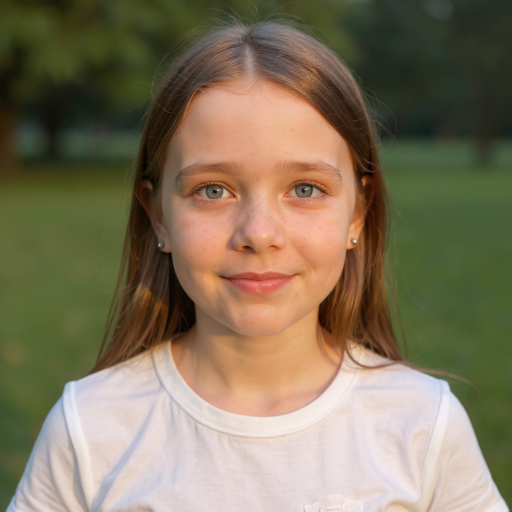
#> input picture aiogram_bot_template/assets/mock_image.png, 1024 x 1024 px (shown at 1/2 size)
$ python -i face_processor.py   (imports and definitions only)   (older library calls are emulated)
#> lines starting #> are read from the running program, lines starting #| are printed output that depends on the picture
# aiogram_bot_template/services/face_processor.py
# CPU-only, single-image preprocessing tuned so any processed photo will match any other.
# Public API preserved:
#   detect_and_crop_face(image_bytes: bytes, padding_px: int = 300)
#       -> tuple[FaceDetectionResult, bytes | None]

from __future__ import annotations
import io
import os
import math
import urllib.request
from pathlib import Path
from typing import Literal, Tuple, Optional

import cv2
import numpy as np
from PIL import Image, ImageOps

FaceDetectionResult = Literal["SUCCESS", "NO_FACE", "MULTIPLE_FACES"]

# ------------ Config ------------
_OUTPUT_LONG_SIDE = int(os.environ.get("PORTRAIT_LONG_SIDE", "2048"))  # final vertical 4:5 long side
_TARGET_FACE_FRAC = float(os.environ.get("PORTRAIT_FACE_FRACTION", "0.34"))  # ≈34% face height fraction
_EDGE_PENALTY_LAMBDA = float(os.environ.get("PORTRAIT_EDGE_PENALTY", "0.28"))
_MAX_UNIFORM_TRIM = float(os.environ.get("PORTRAIT_MAX_TRIM", "0.035"))

# ------------ YuNet model (CPU) ------------
_YUNET_URL = "https://github.com/opencv/opencv_zoo/raw/main/models/face_detection_yunet/face_detection_yunet_2023mar.onnx"
_MODEL_DIR = Path(os.environ.get("YUNET_MODEL_DIR", Path.home() / ".cache" / "yunet"))
_MODEL_PATH = _MODEL_DIR / "face_detection_yunet_2023mar.onnx"
_DETECTOR: Optional[cv2.FaceDetectorYN] = None

# [111 lines left out: functions _ensure_model, _get_detector, _read_bgr_with_exif, _compute_eye_angle_and_center, _rotate_box, _skin_mask and 4 more, not called in this run]

# ------------ Noise & sharpness (adaptive; softer at high acutance) ------------
def _estimate_noise_sigma(img_rgb: np.ndarray) -> float:
    gray = cv2.cvtColor(img_rgb, cv2.COLOR_RGB2GRAY).astype(np.float32) / 255.0
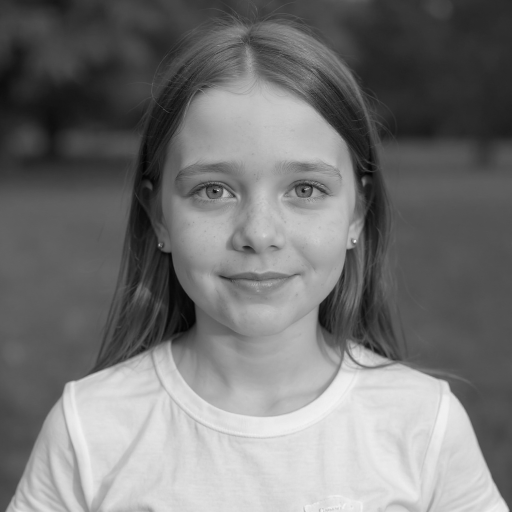
#> gray: shape (1024, 1024) float32 (shown at 1/2 size); min 0.00784, max 0.976, mean 0.462
    hp = gray - cv2.GaussianBlur(gray, (0, 0), 1.5)
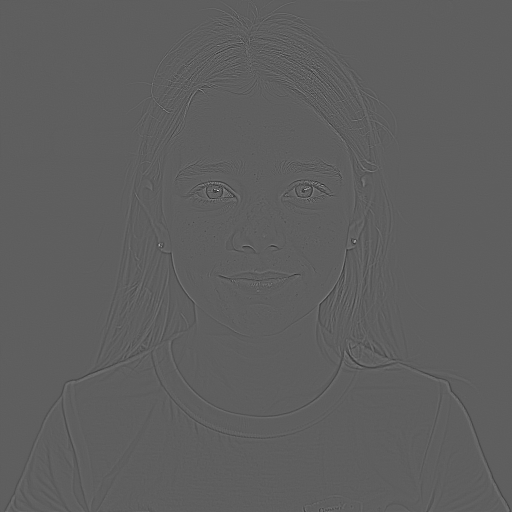
#> hp: shape (1024, 1024) float32 (shown at 1/2 size); min -0.198, max 0.335, mean 1.02e-06; drawn with min black and max white
    return float(np.std(hp))

def _denoise_and_unsharp(img_rgb: np.ndarray) -> np.ndarray:
    sigma = _estimate_noise_sigma(img_rgb)
#> sigma = 0.00927
    h_chroma = float(np.interp(sigma, [0.005, 0.03], [3.0, 9.0]))
#> h_chroma = 4.02
    ycrcb = cv2.cvtColor(img_rgb, cv2.COLOR_RGB2YCrCb)
#> ycrcb: shape (1024, 1024, 3); mean of channels 0, 1, 2 117.8, 136.3, 113.6
    Y, Cr, Cb = ycrcb[:, :, 0], ycrcb[:, :, 1], ycrcb[:, :, 2]
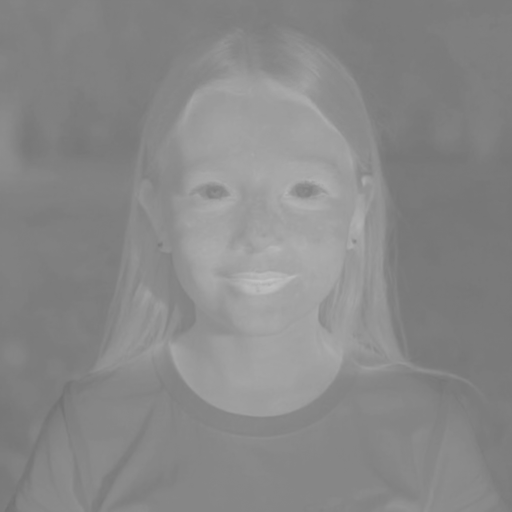
#> Cr: shape (1024, 1024) (shown at 1/2 size); min 112, max 195, mean 136.3
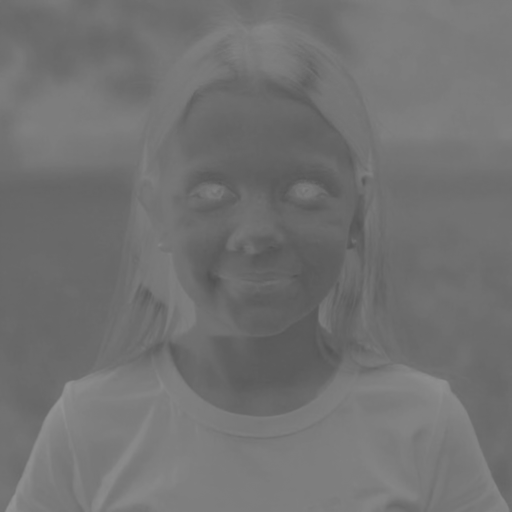
#> Cb: shape (1024, 1024) (shown at 1/2 size); min 81, max 148, mean 113.6
    Cr_d = cv2.fastNlMeansDenoising(Cr, None, h=h_chroma, templateWindowSize=7, searchWindowSize=21)
    Cb_d = cv2.fastNlMeansDenoising(Cb, None, h=h_chroma, templateWindowSize=7, searchWindowSize=21)
    acut = cv2.Laplacian(Y, cv2.CV_32F).var()
#> acut = 35.75
    base_amt = float(np.interp(acut, [50.0, 300.0], [0.10, 0.05]))
#> base_amt = 0.1
    amt = min(0.10, max(0.04, base_amt))
#> amt = 0.1
    Y_blur = cv2.GaussianBlur(Y, (0, 0), 0.9)
    Y_sharp = cv2.addWeighted(Y, 1.0 + amt, Y_blur, -amt, 0)
    ycrcb_d = cv2.merge([Y_sharp, Cr_d, Cb_d])
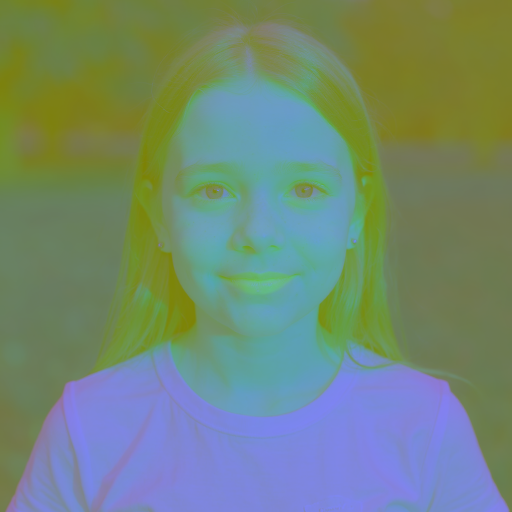
#> ycrcb_d: shape (1024, 1024, 3) (shown at 1/2 size); mean of channels 0, 1, 2 117.8, 136.3, 113.6; drawn as B, G, R
    out = cv2.cvtColor(ycrcb_d, cv2.COLOR_YCrCb2RGB)
    return np.clip(out, 0, 255).astype(np.uint8)

# ------------ Eye micro-sharpen (landmark-based; optional) ------------
# [139 lines left out: functions _eye_micro_sharpen, _trim_uniform_edges_to_4x5, _portrait_crop_4x5, not called in this run]

def _crop_with_padding(img_bgr: np.ndarray, box_xywh: Tuple[float, float, float, float], padding_px: int = 50) -> Image.Image:
    return _portrait_crop_4x5(img_bgr, box_xywh, padding_px)

# ------------ Resize to canonical 4:5 ------------
# [74 lines left out: functions _resize_to_4x5_long_side, detect_and_crop_face, not called in this run]

>>> import cv2
>>> picture = cv2.cvtColor(cv2.imread('../assets/mock_image.png'), cv2.COLOR_BGR2RGB)
>>> result = _denoise_and_unsharp(picture)

$ run again, on aiogram_bot_template/assets/back.png
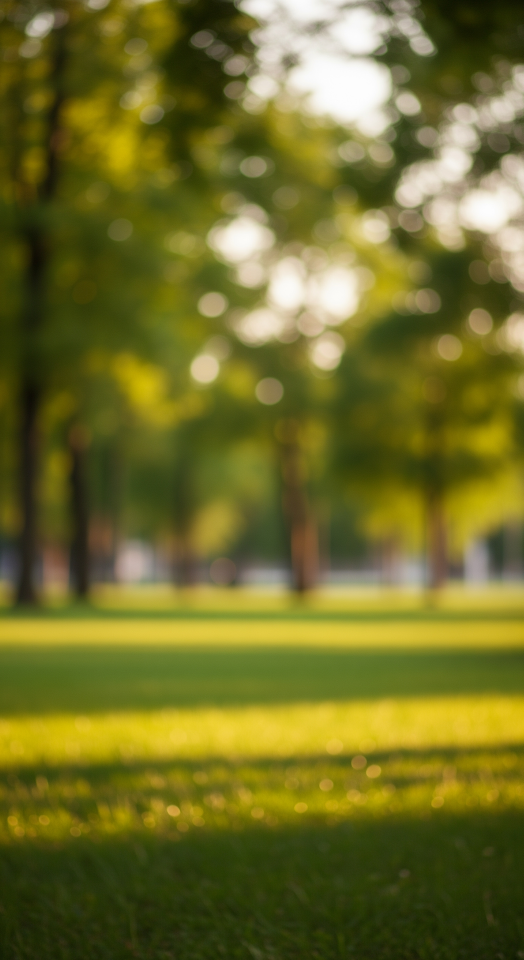
#> input picture aiogram_bot_template/assets/back.png, 1047 x 1920 px (shown at 1/2 size)
#> sigma = 0.00518
#> h_chroma = 3.04
#> ycrcb: shape (1920, 1047, 3); mean of channels 0, 1, 2 102.4, 134.9, 93.2
#> in _denoise_and_unsharp, `Y, Cr, Cb = ycrcb[:, :, 0], ycrcb[:, :, 1], ycrcb[:, :, 2]`:
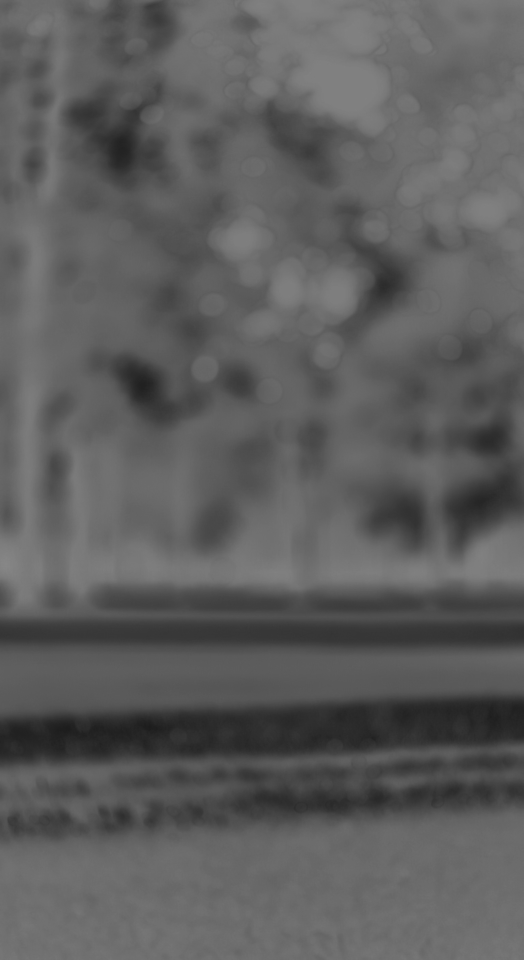
#> Cb: shape (1920, 1047) (shown at 1/2 size); min 28, max 135, mean 93.2
#> acut = 24.52
#> base_amt = 0.1
#> in _denoise_and_unsharp, `ycrcb_d = cv2.merge([Y_sharp, Cr_d, Cb_d])`:
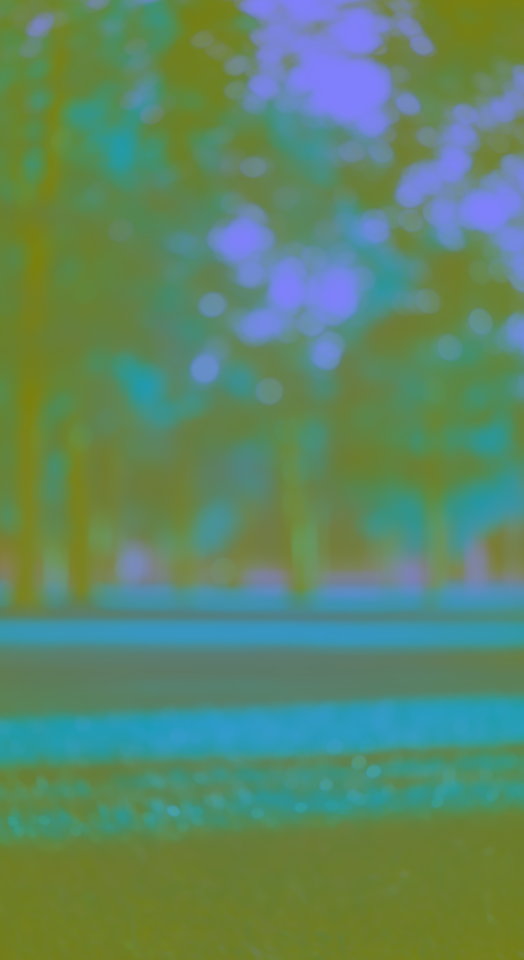
#> ycrcb_d: shape (1920, 1047, 3) (shown at 1/2 size); mean of channels 0, 1, 2 102.4, 134.9, 93.2; drawn as B, G, R

$ run again, on aiogram_bot_template/assets/mock_dad_front_side.png
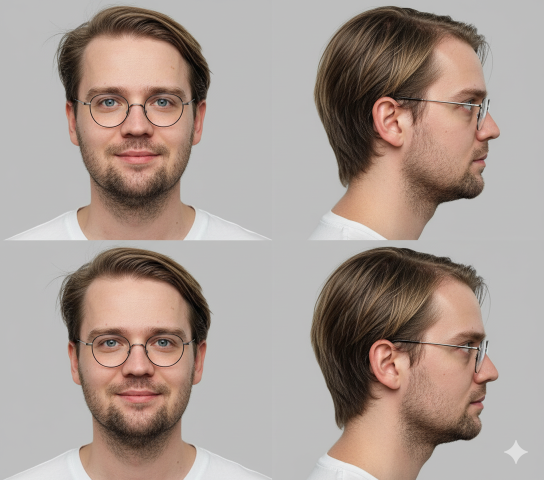
#> input picture aiogram_bot_template/assets/mock_dad_front_side.png, 1088 x 960 px (shown at 1/2 size)
#> sigma = 0.0266
#> h_chroma = 8.18
#> ycrcb: shape (960, 1088, 3); mean of channels 0, 1, 2 157, 135.9, 121.8
#> in _denoise_and_unsharp, `Y, Cr, Cb = ycrcb[:, :, 0], ycrcb[:, :, 1], ycrcb[:, :, 2]`:
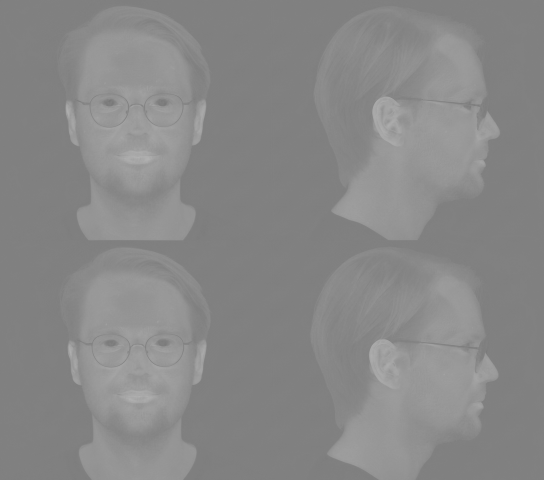
#> Cr: shape (960, 1088) (shown at 1/2 size); min 117, max 179, mean 135.9
#> acut = 395.2
#> base_amt = 0.05
#> in _denoise_and_unsharp, `ycrcb_d = cv2.merge([Y_sharp, Cr_d, Cb_d])`:
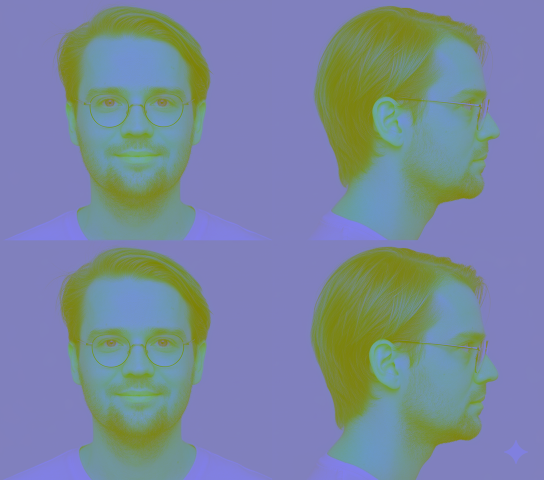
#> ycrcb_d: shape (960, 1088, 3) (shown at 1/2 size); mean of channels 0, 1, 2 157, 135.9, 121.8; drawn as B, G, R
